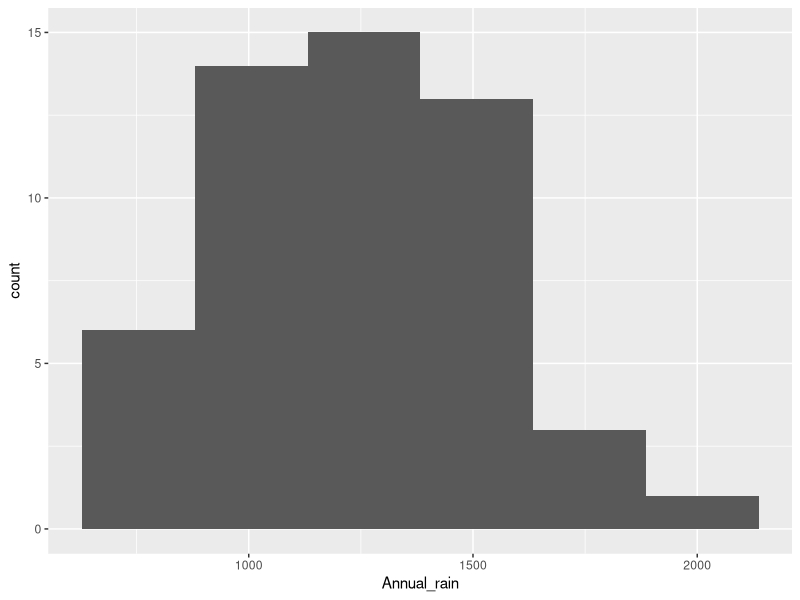
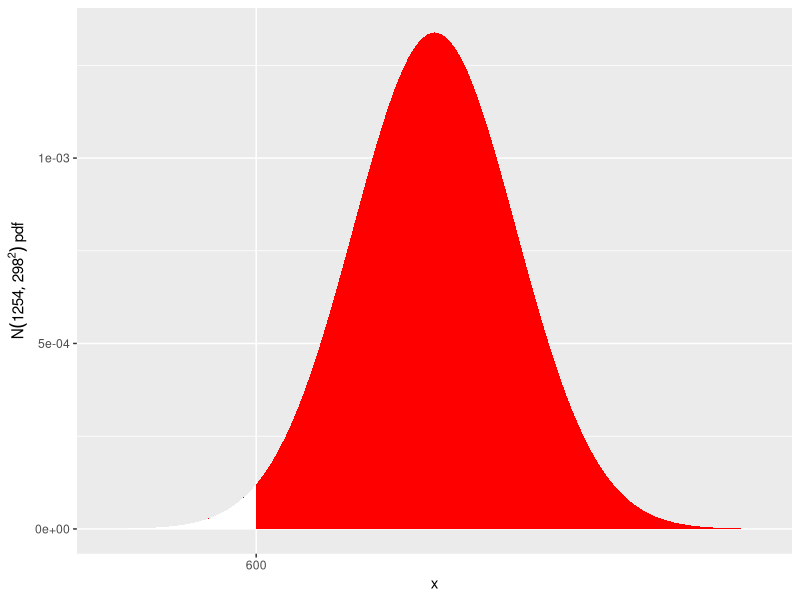
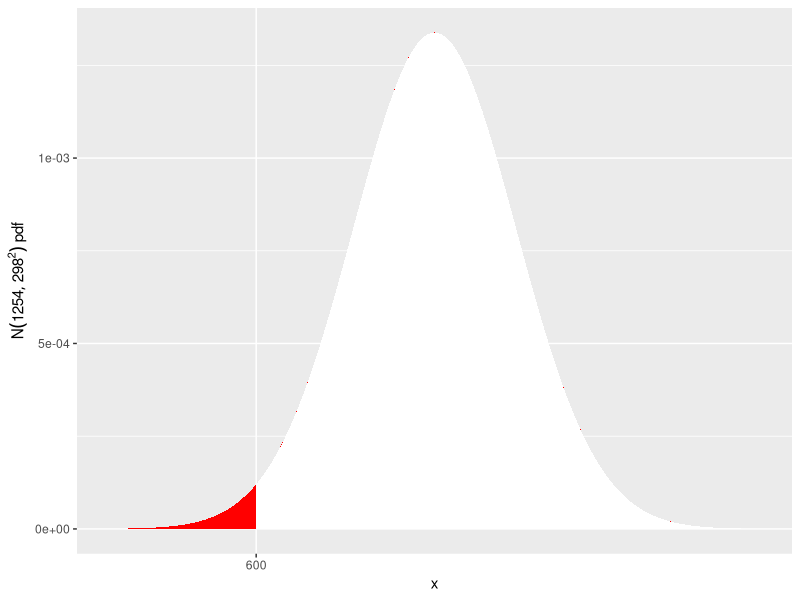
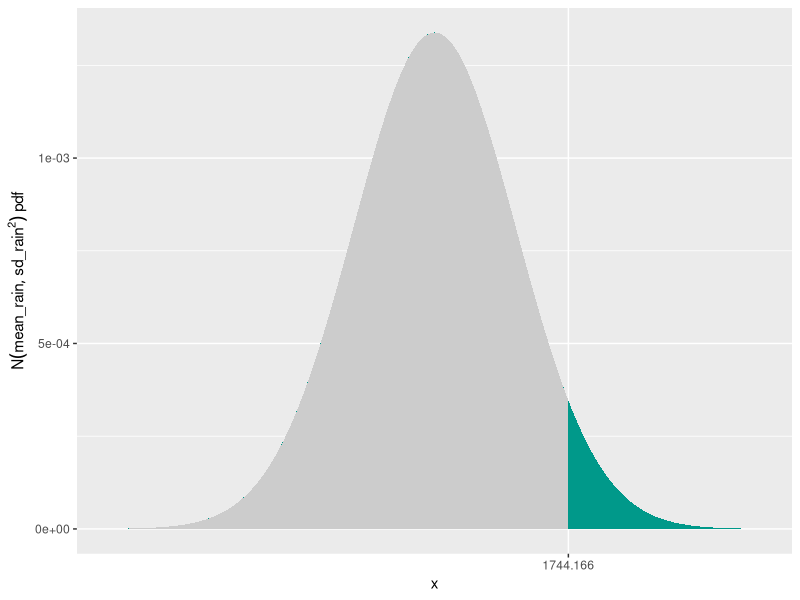
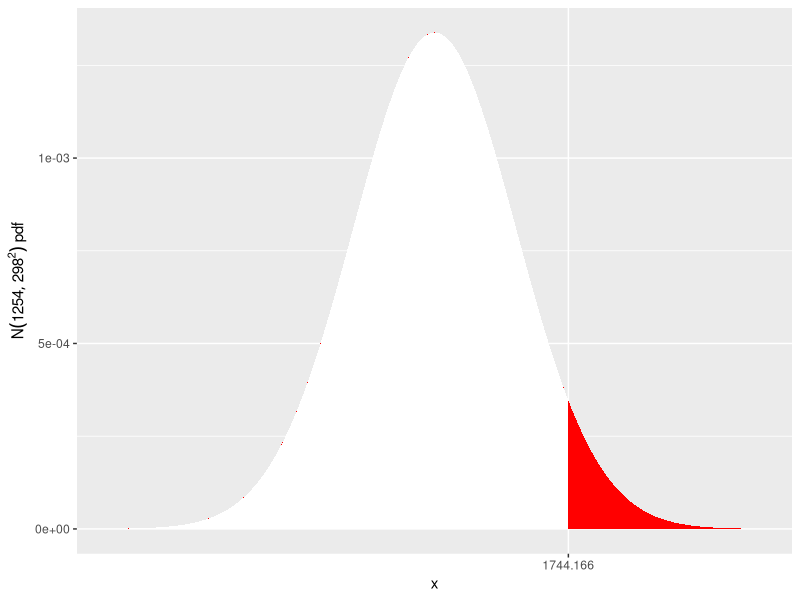
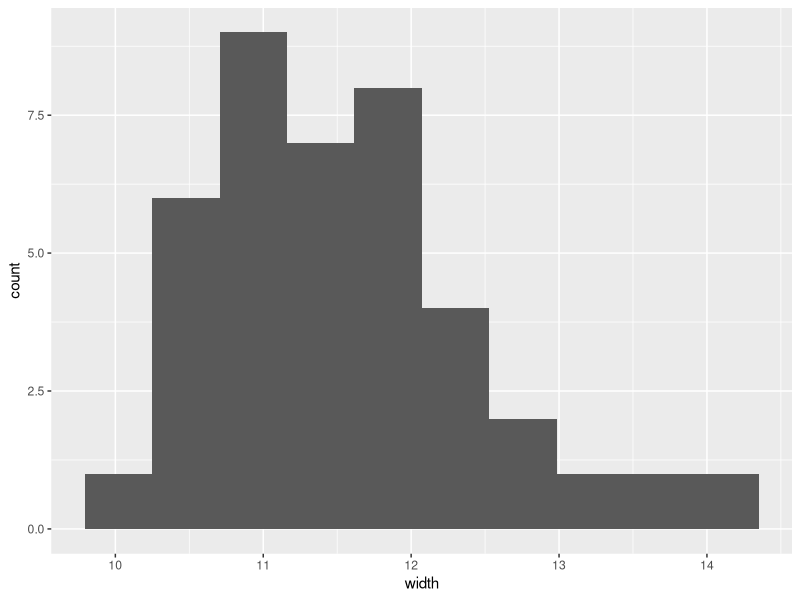
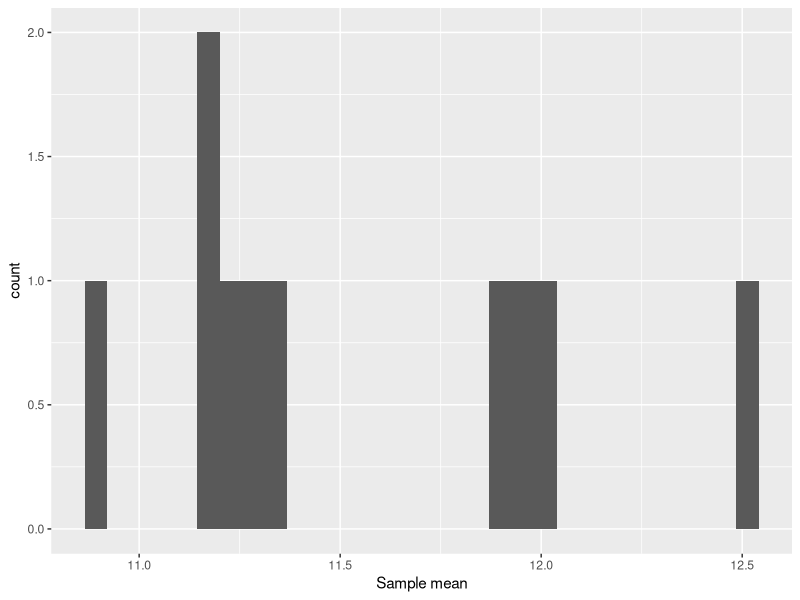
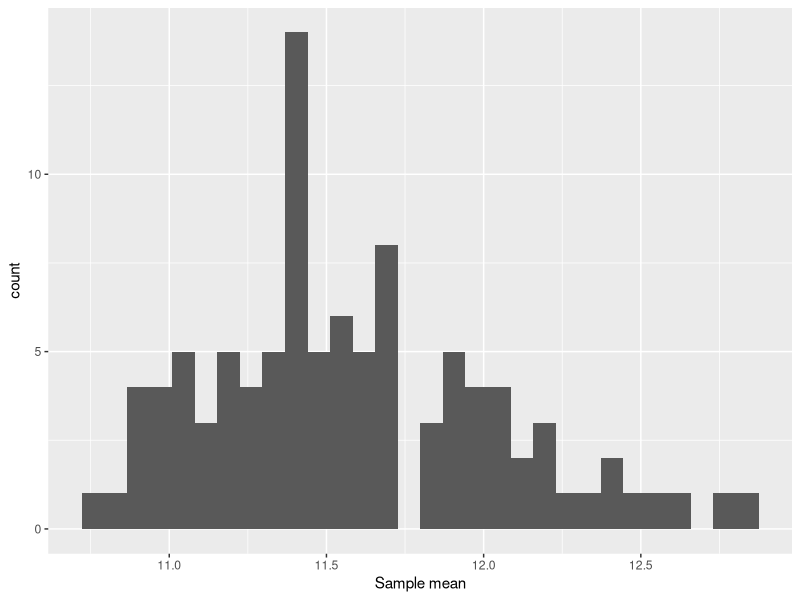

The R script that drew these images, in order:
## ---- chunk 1
library(readxl)
rain <- read_excel("data/ENVX1002_Topic4.xlsx", sheet = "Sydney_rain")
## ---- chunk 2
## Calculate total annual rain using dplyr
library(dplyr)
annual_rain <- rain %>%
  group_by(Year) %>%
  summarise(Annual_rain = sum(Precip_mm))
## ---- chunk 3
mean_rain <- round(mean(annual_rain$Annual_rain), 0)
mean_rain
sd_rain <- round(sd(annual_rain$Annual_rain), 0)
sd_rain
## ---- chunk 4
library(ggplot2)
ggplot(annual_rain, aes(Annual_rain)) +
  geom_histogram(bins = 6)
## ---- chunk 5
ggplot(data.frame(x = c(1254-4*298, 1254+4*298)), aes(x = x)) +
  stat_function(fun = dnorm, args = list(mean = 1254, sd = 298), 
                geom = "area", fill = "red") +
  stat_function(fun = dnorm, args = list(mean = 1254, sd=298), 
                xlim = c(1254-4*298, 600), geom = "area", 
                fill = "white") +
  xlab("x") +
  ylab(expression(N(1254,298^2)~pdf)) +
  scale_x_continuous(breaks = 600)
## ---- chunk 6
pnorm(600, 1254, 298)
## ---- chunk 7
pnorm(-2.194631)
## ---- chunk 8
ggplot(data.frame(x = c(1254-4*298, 1254+4*298)), aes(x = x)) +
  stat_function(fun = dnorm, args = list(mean = 1254, sd = 298), 
                geom = "area", fill = "red") +
  stat_function(fun = dnorm, args = list(mean = 1254, sd=298), 
                xlim = c(1254+4*298, 600), geom = "area", 
                fill = "white") +
  xlab("x") +
  ylab(expression(N(1254,298^2)~pdf)) +
  scale_x_continuous(breaks = 600)
## ---- chunk 9
qnorm(0.95, 1254, 298)
## ---- chunk 10
ggplot(NULL, aes(c(-3,3))) +
  geom_area(stat = "function", fun = dnorm, args = list(mean = 1254, sd=298), fill = "#00998a", xlim = c(1254-4*298, 1254+4*298)) +
  geom_area(stat = "function", fun = dnorm, args = list(mean = 1254, sd=298), fill = "grey80", xlim = c(1254-4*298, 1744.166)) +
  xlab("x") +
  ylab(expression(N(mean_rain,sd_rain^2)~pdf)) +
  scale_x_continuous(breaks = 1744.166)

ggplot(data.frame(x = c(1254-4*298, 1254+4*298)), aes(x = x)) +
  stat_function(fun = dnorm, args = list(mean = 1254, sd = 298), 
                geom = "area", fill = "red") +
  stat_function(fun = dnorm, args = list(mean = 1254, sd=298), 
                xlim = c(1254-4*298, 1744.166), geom = "area", 
                fill = "white") +
  xlab("x") +
  ylab(expression(N(1254,298^2)~pdf)) +
  scale_x_continuous(breaks = 1744.166)
## ---- chunk 11
IOW <- data.frame(width = c(12.2, 12.9, 11.8, 11.9, 11.6, 11.1, 12.3, 12.2, 11.8, 11.8, 10.7, 11.5, 11.3, 11.2, 11.6, 11.9, 14.3, 13.2, 10.5, 11.1, 12.5, 11.1, 10.4, 10.7, 10.8, 11.0, 11.1, 10.2, 10.9, 11.6, 10.8, 11.9, 10.4, 10.7, 12.0, 12.9, 13.7, 11.8, 11.3, 11.1))
mean(IOW$width)
sd(IOW$width)
## ---- chunk 12
ggplot(IOW, aes(width))+
  geom_histogram(bins = 10)
## ---- chunk 13
set.seed(1)
sample_means <- data.frame(Sample_mean = vector(length = 10))
for(i in 1:10){
        sample_means$Sample_mean[i] <- mean(sample(IOW$width, 5, replace = TRUE))
}
ggplot(sample_means, aes(Sample_mean))+
  geom_histogram() + 
  xlab("Sample mean")
mean(sample_means$Sample_mean)
## ---- chunk 14
set.seed(1)
sample_means <- data.frame(Sample_mean = vector(length = 100))
for(i in 1:100){
        sample_means$Sample_mean[i] <- mean(sample(IOW$width, 5, replace = TRUE))
}
ggplot(sample_means, aes(Sample_mean))+
  geom_histogram() + 
  xlab("Sample mean")
mean(sample_means$Sample_mean)
## ---- chunk 15
set.seed(1)
sample_means <- data.frame(Sample_mean = vector(length = 1000))
for(i in 1:1000){
        sample_means$Sample_mean[i] <- mean(sample(IOW$width, 5, replace = TRUE))
}
ggplot(sample_means, aes(Sample_mean))+
  geom_histogram() + 
  xlab("Sample mean")
mean(sample_means$Sample_mean)
## ---- chunk 16
set.seed(1)
sample_means <- data.frame(Sample_mean = vector(length = 10000))
for(i in 1:10000){
        sample_means$Sample_mean[i] <- mean(sample(IOW$width, 5, replace = TRUE))
}
ggplot(sample_means, aes(Sample_mean))+
  geom_histogram() + 
  xlab("Sample mean")
mean(sample_means$Sample_mean)
## ---- chunk 17
pigeon <- c(12.2,12.9,11.8,11.9,11.2)
pigeon_mean <- mean(pigeon)
pigeon_mean
pigeon_sd <- sd(pigeon)
pigeon_sd
## ---- chunk 18
pigeon_sem <-pigeon_sd/sqrt(length(pigeon)) ## length(pigeon) gives you n
pigeon_sem
